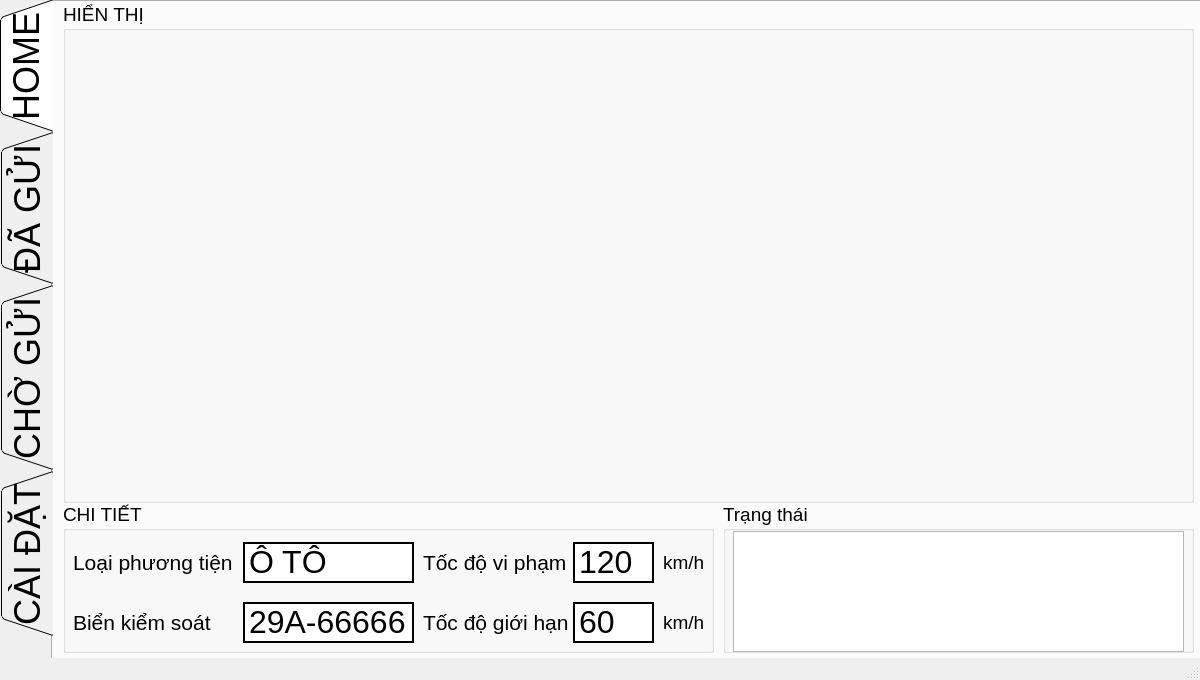
<?xml version="1.0" encoding="UTF-8"?>
<ui version="4.0">
 <class>MainWindow</class>
 <widget class="QMainWindow" name="MainWindow">
  <property name="geometry">
   <rect>
    <x>0</x>
    <y>0</y>
    <width>1200</width>
    <height>680</height>
   </rect>
  </property>
  <property name="minimumSize">
   <size>
    <width>1200</width>
    <height>680</height>
   </size>
  </property>
  <property name="maximumSize">
   <size>
    <width>1200</width>
    <height>680</height>
   </size>
  </property>
  <property name="windowTitle">
   <string>SPEED GUN</string>
  </property>
  <widget class="QWidget" name="centralwidget">
   <widget class="QTabWidget" name="tabWidget">
    <property name="geometry">
     <rect>
      <x>0</x>
      <y>0</y>
      <width>1201</width>
      <height>661</height>
     </rect>
    </property>
    <property name="sizePolicy">
     <sizepolicy hsizetype="Maximum" vsizetype="Expanding">
      <horstretch>0</horstretch>
      <verstretch>0</verstretch>
     </sizepolicy>
    </property>
    <property name="font">
     <font>
      <family>MS Shell Dlg 2</family>
      <pointsize>27</pointsize>
      <weight>50</weight>
      <italic>false</italic>
      <bold>false</bold>
      <underline>false</underline>
      <strikeout>false</strikeout>
      <stylestrategy>PreferDefault</stylestrategy>
      <kerning>true</kerning>
     </font>
    </property>
    <property name="cursor">
     <cursorShape>ArrowCursor</cursorShape>
    </property>
    <property name="tabletTracking">
     <bool>false</bool>
    </property>
    <property name="focusPolicy">
     <enum>Qt::TabFocus</enum>
    </property>
    <property name="contextMenuPolicy">
     <enum>Qt::ActionsContextMenu</enum>
    </property>
    <property name="acceptDrops">
     <bool>false</bool>
    </property>
    <property name="layoutDirection">
     <enum>Qt::RightToLeft</enum>
    </property>
    <property name="autoFillBackground">
     <bool>false</bool>
    </property>
    <property name="locale">
     <locale language="Estonian" country="Estonia"/>
    </property>
    <property name="tabPosition">
     <enum>QTabWidget::West</enum>
    </property>
    <property name="tabShape">
     <enum>QTabWidget::Triangular</enum>
    </property>
    <property name="currentIndex">
     <number>0</number>
    </property>
    <property name="iconSize">
     <size>
      <width>16</width>
      <height>16</height>
     </size>
    </property>
    <property name="elideMode">
     <enum>Qt::ElideRight</enum>
    </property>
    <property name="documentMode">
     <bool>false</bool>
    </property>
    <property name="tabsClosable">
     <bool>false</bool>
    </property>
    <property name="movable">
     <bool>false</bool>
    </property>
    <property name="tabBarAutoHide">
     <bool>false</bool>
    </property>
    <widget class="QWidget" name="tab_view">
     <attribute name="title">
      <string>HOME</string>
     </attribute>
     <widget class="QGroupBox" name="groupBox">
      <property name="geometry">
       <rect>
        <x>10</x>
        <y>0</y>
        <width>1131</width>
        <height>501</height>
       </rect>
      </property>
      <property name="font">
       <font>
        <family>Arial</family>
        <pointsize>14</pointsize>
        <weight>50</weight>
        <italic>false</italic>
        <bold>false</bold>
        <underline>false</underline>
        <strikeout>false</strikeout>
        <stylestrategy>PreferDefault</stylestrategy>
        <kerning>true</kerning>
       </font>
      </property>
      <property name="layoutDirection">
       <enum>Qt::LeftToRight</enum>
      </property>
      <property name="title">
       <string>HIỂN THỊ</string>
      </property>
      <widget class="QLabel" name="lbl_display">
       <property name="geometry">
        <rect>
         <x>0</x>
         <y>30</y>
         <width>841</width>
         <height>471</height>
        </rect>
       </property>
       <property name="font">
        <font>
         <family>Arial</family>
         <pointsize>10</pointsize>
         <weight>50</weight>
         <italic>false</italic>
         <bold>false</bold>
         <underline>false</underline>
         <strikeout>false</strikeout>
         <stylestrategy>PreferDefault</stylestrategy>
         <kerning>true</kerning>
        </font>
       </property>
       <property name="text">
        <string/>
       </property>
       <property name="alignment">
        <set>Qt::AlignCenter</set>
       </property>
      </widget>
      <widget class="QLabel" name="lbl_map">
       <property name="geometry">
        <rect>
         <x>840</x>
         <y>30</y>
         <width>291</width>
         <height>471</height>
        </rect>
       </property>
       <property name="font">
        <font>
         <family>Arial</family>
         <pointsize>10</pointsize>
         <weight>50</weight>
         <italic>false</italic>
         <bold>false</bold>
         <underline>false</underline>
         <strikeout>false</strikeout>
         <stylestrategy>PreferDefault</stylestrategy>
         <kerning>true</kerning>
        </font>
       </property>
       <property name="text">
        <string/>
       </property>
       <property name="alignment">
        <set>Qt::AlignCenter</set>
       </property>
      </widget>
     </widget>
     <widget class="QGroupBox" name="groupBox_2">
      <property name="geometry">
       <rect>
        <x>10</x>
        <y>500</y>
        <width>651</width>
        <height>151</height>
       </rect>
      </property>
      <property name="font">
       <font>
        <family>Arial</family>
        <pointsize>14</pointsize>
        <weight>50</weight>
        <italic>false</italic>
        <bold>false</bold>
        <underline>false</underline>
        <strikeout>false</strikeout>
        <stylestrategy>PreferDefault</stylestrategy>
        <kerning>true</kerning>
       </font>
      </property>
      <property name="layoutDirection">
       <enum>Qt::LeftToRight</enum>
      </property>
      <property name="title">
       <string>CHI TIẾT</string>
      </property>
      <widget class="QLabel" name="label">
       <property name="geometry">
        <rect>
         <x>10</x>
         <y>40</y>
         <width>161</width>
         <height>41</height>
        </rect>
       </property>
       <property name="font">
        <font>
         <family>Arial</family>
         <pointsize>16</pointsize>
         <weight>50</weight>
         <italic>false</italic>
         <bold>false</bold>
         <underline>false</underline>
         <strikeout>false</strikeout>
         <stylestrategy>PreferDefault</stylestrategy>
         <kerning>true</kerning>
        </font>
       </property>
       <property name="text">
        <string>Loại phương tiện</string>
       </property>
      </widget>
      <widget class="QLabel" name="label_2">
       <property name="geometry">
        <rect>
         <x>10</x>
         <y>100</y>
         <width>151</width>
         <height>41</height>
        </rect>
       </property>
       <property name="font">
        <font>
         <family>Arial</family>
         <pointsize>16</pointsize>
         <weight>50</weight>
         <italic>false</italic>
         <bold>false</bold>
         <underline>false</underline>
         <strikeout>false</strikeout>
         <stylestrategy>PreferDefault</stylestrategy>
         <kerning>true</kerning>
        </font>
       </property>
       <property name="text">
        <string>Biển kiểm soát</string>
       </property>
      </widget>
      <widget class="QLabel" name="label_3">
       <property name="geometry">
        <rect>
         <x>360</x>
         <y>100</y>
         <width>151</width>
         <height>41</height>
        </rect>
       </property>
       <property name="font">
        <font>
         <family>Arial</family>
         <pointsize>16</pointsize>
         <weight>50</weight>
         <italic>false</italic>
         <bold>false</bold>
         <underline>false</underline>
         <strikeout>false</strikeout>
         <stylestrategy>PreferDefault</stylestrategy>
         <kerning>true</kerning>
        </font>
       </property>
       <property name="text">
        <string>Tốc độ giới hạn</string>
       </property>
      </widget>
      <widget class="QLabel" name="label_4">
       <property name="geometry">
        <rect>
         <x>360</x>
         <y>40</y>
         <width>151</width>
         <height>41</height>
        </rect>
       </property>
       <property name="font">
        <font>
         <family>Arial</family>
         <pointsize>16</pointsize>
         <weight>50</weight>
         <italic>false</italic>
         <bold>false</bold>
         <underline>false</underline>
         <strikeout>false</strikeout>
         <stylestrategy>PreferDefault</stylestrategy>
         <kerning>true</kerning>
        </font>
       </property>
       <property name="text">
        <string>Tốc độ vi phạm</string>
       </property>
      </widget>
      <widget class="QLabel" name="label_5">
       <property name="geometry">
        <rect>
         <x>600</x>
         <y>40</y>
         <width>51</width>
         <height>41</height>
        </rect>
       </property>
       <property name="font">
        <font>
         <family>Arial</family>
         <pointsize>14</pointsize>
         <weight>50</weight>
         <italic>false</italic>
         <bold>false</bold>
         <underline>false</underline>
         <strikeout>false</strikeout>
         <stylestrategy>PreferDefault</stylestrategy>
         <kerning>true</kerning>
        </font>
       </property>
       <property name="text">
        <string>km/h</string>
       </property>
      </widget>
      <widget class="QLabel" name="label_6">
       <property name="geometry">
        <rect>
         <x>600</x>
         <y>100</y>
         <width>51</width>
         <height>41</height>
        </rect>
       </property>
       <property name="font">
        <font>
         <family>Arial</family>
         <pointsize>14</pointsize>
         <weight>50</weight>
         <italic>false</italic>
         <bold>false</bold>
         <underline>false</underline>
         <strikeout>false</strikeout>
         <stylestrategy>PreferDefault</stylestrategy>
         <kerning>true</kerning>
        </font>
       </property>
       <property name="text">
        <string>km/h</string>
       </property>
      </widget>
      <widget class="QTextEdit" name="te_vehicle">
       <property name="geometry">
        <rect>
         <x>180</x>
         <y>40</y>
         <width>171</width>
         <height>41</height>
        </rect>
       </property>
       <property name="frameShape">
        <enum>QFrame::WinPanel</enum>
       </property>
       <property name="frameShadow">
        <enum>QFrame::Plain</enum>
       </property>
       <property name="verticalScrollBarPolicy">
        <enum>Qt::ScrollBarAlwaysOff</enum>
       </property>
       <property name="horizontalScrollBarPolicy">
        <enum>Qt::ScrollBarAlwaysOff</enum>
       </property>
       <property name="readOnly">
        <bool>true</bool>
       </property>
       <property name="html">
        <string>&lt;!DOCTYPE HTML PUBLIC &quot;-//W3C//DTD HTML 4.0//EN&quot; &quot;http://www.w3.org/TR/REC-html40/strict.dtd&quot;&gt;
&lt;html&gt;&lt;head&gt;&lt;meta name=&quot;qrichtext&quot; content=&quot;1&quot; /&gt;&lt;style type=&quot;text/css&quot;&gt;
p, li { white-space: pre-wrap; }
&lt;/style&gt;&lt;/head&gt;&lt;body style=&quot; font-family:'Arial','MS Shell Dlg 2'; font-size:14pt; font-weight:400; font-style:normal;&quot;&gt;
&lt;p style=&quot; margin-top:0px; margin-bottom:0px; margin-left:0px; margin-right:0px; -qt-block-indent:0; text-indent:0px;&quot;&gt;&lt;span style=&quot; font-family:'Arial'; font-size:24pt;&quot;&gt;Ô TÔ&lt;/span&gt;&lt;/p&gt;&lt;/body&gt;&lt;/html&gt;</string>
       </property>
      </widget>
      <widget class="QTextEdit" name="te_licensePlate">
       <property name="geometry">
        <rect>
         <x>180</x>
         <y>100</y>
         <width>171</width>
         <height>41</height>
        </rect>
       </property>
       <property name="frameShape">
        <enum>QFrame::WinPanel</enum>
       </property>
       <property name="frameShadow">
        <enum>QFrame::Plain</enum>
       </property>
       <property name="verticalScrollBarPolicy">
        <enum>Qt::ScrollBarAlwaysOff</enum>
       </property>
       <property name="horizontalScrollBarPolicy">
        <enum>Qt::ScrollBarAlwaysOff</enum>
       </property>
       <property name="sizeAdjustPolicy">
        <enum>QAbstractScrollArea::AdjustToContentsOnFirstShow</enum>
       </property>
       <property name="readOnly">
        <bool>true</bool>
       </property>
       <property name="html">
        <string>&lt;!DOCTYPE HTML PUBLIC &quot;-//W3C//DTD HTML 4.0//EN&quot; &quot;http://www.w3.org/TR/REC-html40/strict.dtd&quot;&gt;
&lt;html&gt;&lt;head&gt;&lt;meta name=&quot;qrichtext&quot; content=&quot;1&quot; /&gt;&lt;style type=&quot;text/css&quot;&gt;
p, li { white-space: pre-wrap; }
&lt;/style&gt;&lt;/head&gt;&lt;body style=&quot; font-family:'Arial','MS Shell Dlg 2'; font-size:14pt; font-weight:400; font-style:normal;&quot;&gt;
&lt;p style=&quot; margin-top:0px; margin-bottom:0px; margin-left:0px; margin-right:0px; -qt-block-indent:0; text-indent:0px;&quot;&gt;&lt;span style=&quot; font-family:'Arial'; font-size:24pt;&quot;&gt;29A-66666&lt;/span&gt;&lt;/p&gt;&lt;/body&gt;&lt;/html&gt;</string>
       </property>
      </widget>
      <widget class="QTextEdit" name="te_speed">
       <property name="geometry">
        <rect>
         <x>510</x>
         <y>40</y>
         <width>81</width>
         <height>41</height>
        </rect>
       </property>
       <property name="layoutDirection">
        <enum>Qt::LeftToRight</enum>
       </property>
       <property name="frameShape">
        <enum>QFrame::WinPanel</enum>
       </property>
       <property name="frameShadow">
        <enum>QFrame::Plain</enum>
       </property>
       <property name="verticalScrollBarPolicy">
        <enum>Qt::ScrollBarAlwaysOff</enum>
       </property>
       <property name="horizontalScrollBarPolicy">
        <enum>Qt::ScrollBarAlwaysOff</enum>
       </property>
       <property name="readOnly">
        <bool>true</bool>
       </property>
       <property name="html">
        <string>&lt;!DOCTYPE HTML PUBLIC &quot;-//W3C//DTD HTML 4.0//EN&quot; &quot;http://www.w3.org/TR/REC-html40/strict.dtd&quot;&gt;
&lt;html&gt;&lt;head&gt;&lt;meta name=&quot;qrichtext&quot; content=&quot;1&quot; /&gt;&lt;style type=&quot;text/css&quot;&gt;
p, li { white-space: pre-wrap; }
&lt;/style&gt;&lt;/head&gt;&lt;body style=&quot; font-family:'Arial','MS Shell Dlg 2'; font-size:14pt; font-weight:400; font-style:normal;&quot;&gt;
&lt;p style=&quot; margin-top:0px; margin-bottom:0px; margin-left:0px; margin-right:0px; -qt-block-indent:0; text-indent:0px;&quot;&gt;&lt;span style=&quot; font-family:'MS Shell Dlg 2'; font-size:24pt;&quot;&gt;120&lt;/span&gt;&lt;/p&gt;&lt;/body&gt;&lt;/html&gt;</string>
       </property>
      </widget>
      <widget class="QTextEdit" name="te_speedLimit">
       <property name="geometry">
        <rect>
         <x>510</x>
         <y>100</y>
         <width>81</width>
         <height>41</height>
        </rect>
       </property>
       <property name="font">
        <font>
         <family>Arial</family>
         <pointsize>12</pointsize>
         <weight>50</weight>
         <italic>false</italic>
         <bold>false</bold>
         <underline>false</underline>
         <strikeout>false</strikeout>
         <stylestrategy>PreferDefault</stylestrategy>
         <kerning>true</kerning>
        </font>
       </property>
       <property name="frameShape">
        <enum>QFrame::WinPanel</enum>
       </property>
       <property name="frameShadow">
        <enum>QFrame::Plain</enum>
       </property>
       <property name="verticalScrollBarPolicy">
        <enum>Qt::ScrollBarAlwaysOff</enum>
       </property>
       <property name="horizontalScrollBarPolicy">
        <enum>Qt::ScrollBarAlwaysOff</enum>
       </property>
       <property name="readOnly">
        <bool>true</bool>
       </property>
       <property name="html">
        <string>&lt;!DOCTYPE HTML PUBLIC &quot;-//W3C//DTD HTML 4.0//EN&quot; &quot;http://www.w3.org/TR/REC-html40/strict.dtd&quot;&gt;
&lt;html&gt;&lt;head&gt;&lt;meta name=&quot;qrichtext&quot; content=&quot;1&quot; /&gt;&lt;style type=&quot;text/css&quot;&gt;
p, li { white-space: pre-wrap; }
&lt;/style&gt;&lt;/head&gt;&lt;body style=&quot; font-family:'Arial','MS Shell Dlg 2'; font-size:12pt; font-weight:400; font-style:normal;&quot;&gt;
&lt;p style=&quot; margin-top:0px; margin-bottom:0px; margin-left:0px; margin-right:0px; -qt-block-indent:0; text-indent:0px;&quot;&gt;&lt;span style=&quot; font-family:'MS Shell Dlg 2'; font-size:24pt;&quot;&gt;60&lt;/span&gt;&lt;/p&gt;&lt;/body&gt;&lt;/html&gt;</string>
       </property>
      </widget>
     </widget>
     <widget class="QGroupBox" name="groupBox_6">
      <property name="geometry">
       <rect>
        <x>670</x>
        <y>500</y>
        <width>471</width>
        <height>151</height>
       </rect>
      </property>
      <property name="font">
       <font>
        <family>MS Shell Dlg 2</family>
        <pointsize>14</pointsize>
        <weight>50</weight>
        <italic>false</italic>
        <bold>false</bold>
        <underline>false</underline>
        <strikeout>false</strikeout>
        <stylestrategy>PreferDefault</stylestrategy>
        <kerning>true</kerning>
       </font>
      </property>
      <property name="layoutDirection">
       <enum>Qt::LeftToRight</enum>
      </property>
      <property name="title">
       <string>Trạng thái</string>
      </property>
      <widget class="QPlainTextEdit" name="te_status">
       <property name="geometry">
        <rect>
         <x>10</x>
         <y>29</y>
         <width>451</width>
         <height>121</height>
        </rect>
       </property>
       <property name="font">
        <font>
         <family>MS Shell Dlg 2</family>
         <pointsize>12</pointsize>
         <weight>50</weight>
         <italic>false</italic>
         <bold>false</bold>
         <underline>false</underline>
         <strikeout>false</strikeout>
         <stylestrategy>PreferDefault</stylestrategy>
         <kerning>true</kerning>
        </font>
       </property>
       <property name="readOnly">
        <bool>true</bool>
       </property>
      </widget>
     </widget>
    </widget>
    <widget class="QWidget" name="tab_sent">
     <attribute name="title">
      <string>ĐÃ GỬI</string>
     </attribute>
    </widget>
    <widget class="QWidget" name="tab_pending">
     <attribute name="title">
      <string>CHỜ GỬI</string>
     </attribute>
    </widget>
    <widget class="QWidget" name="tab_setting">
     <attribute name="title">
      <string>CÀI ĐẶT</string>
     </attribute>
     <widget class="QGroupBox" name="groupBox_3">
      <property name="geometry">
       <rect>
        <x>0</x>
        <y>450</y>
        <width>321</width>
        <height>201</height>
       </rect>
      </property>
      <property name="font">
       <font>
        <family>MS Shell Dlg 2</family>
        <pointsize>14</pointsize>
        <weight>50</weight>
        <italic>false</italic>
        <bold>false</bold>
        <underline>false</underline>
        <strikeout>false</strikeout>
        <stylestrategy>PreferDefault</stylestrategy>
        <kerning>true</kerning>
       </font>
      </property>
      <property name="title">
       <string>Chức năng</string>
      </property>
      <property name="alignment">
       <set>Qt::AlignRight|Qt::AlignTrailing|Qt::AlignVCenter</set>
      </property>
      <widget class="QPushButton" name="btn_getMap">
       <property name="geometry">
        <rect>
         <x>20</x>
         <y>50</y>
         <width>281</width>
         <height>51</height>
        </rect>
       </property>
       <property name="font">
        <font>
         <family>MS Shell Dlg 2</family>
         <pointsize>16</pointsize>
         <weight>50</weight>
         <italic>false</italic>
         <bold>false</bold>
         <underline>false</underline>
         <strikeout>false</strikeout>
         <stylestrategy>PreferDefault</stylestrategy>
         <kerning>true</kerning>
        </font>
       </property>
       <property name="text">
        <string>Lấy ảnh bản đồ</string>
       </property>
      </widget>
      <widget class="QPushButton" name="btn_closeApp">
       <property name="geometry">
        <rect>
         <x>20</x>
         <y>130</y>
         <width>281</width>
         <height>51</height>
        </rect>
       </property>
       <property name="font">
        <font>
         <family>MS Shell Dlg 2</family>
         <pointsize>16</pointsize>
         <weight>50</weight>
         <italic>false</italic>
         <bold>false</bold>
         <underline>false</underline>
         <strikeout>false</strikeout>
         <stylestrategy>PreferDefault</stylestrategy>
         <kerning>true</kerning>
        </font>
       </property>
       <property name="text">
        <string>Đóng ứng dụng</string>
       </property>
      </widget>
     </widget>
     <widget class="QGroupBox" name="groupBox_4">
      <property name="geometry">
       <rect>
        <x>0</x>
        <y>0</y>
        <width>321</width>
        <height>451</height>
       </rect>
      </property>
      <property name="font">
       <font>
        <family>MS Shell Dlg 2</family>
        <pointsize>14</pointsize>
        <weight>50</weight>
        <italic>false</italic>
        <bold>false</bold>
        <underline>false</underline>
        <strikeout>false</strikeout>
        <stylestrategy>PreferDefault</stylestrategy>
        <kerning>true</kerning>
       </font>
      </property>
      <property name="title">
       <string>Trạng thái</string>
      </property>
      <property name="alignment">
       <set>Qt::AlignRight|Qt::AlignTrailing|Qt::AlignVCenter</set>
      </property>
      <widget class="QLabel" name="label_7">
       <property name="geometry">
        <rect>
         <x>20</x>
         <y>40</y>
         <width>151</width>
         <height>41</height>
        </rect>
       </property>
       <property name="text">
        <string>Internet 4G</string>
       </property>
      </widget>
      <widget class="QLabel" name="label_8">
       <property name="geometry">
        <rect>
         <x>20</x>
         <y>100</y>
         <width>151</width>
         <height>41</height>
        </rect>
       </property>
       <property name="text">
        <string>Định vị GPS</string>
       </property>
      </widget>
      <widget class="QTextEdit" name="te_4GStatus">
       <property name="geometry">
        <rect>
         <x>170</x>
         <y>40</y>
         <width>131</width>
         <height>41</height>
        </rect>
       </property>
       <property name="font">
        <font>
         <family>MS Shell Dlg 2</family>
         <pointsize>14</pointsize>
         <weight>50</weight>
         <italic>false</italic>
         <bold>false</bold>
         <underline>false</underline>
         <strikeout>false</strikeout>
         <stylestrategy>PreferDefault</stylestrategy>
         <kerning>true</kerning>
        </font>
       </property>
       <property name="verticalScrollBarPolicy">
        <enum>Qt::ScrollBarAlwaysOff</enum>
       </property>
       <property name="horizontalScrollBarPolicy">
        <enum>Qt::ScrollBarAlwaysOff</enum>
       </property>
       <property name="readOnly">
        <bool>true</bool>
       </property>
      </widget>
      <widget class="QTextEdit" name="te_GpsStatus">
       <property name="geometry">
        <rect>
         <x>170</x>
         <y>100</y>
         <width>131</width>
         <height>41</height>
        </rect>
       </property>
       <property name="font">
        <font>
         <family>MS Shell Dlg 2</family>
         <pointsize>14</pointsize>
         <weight>50</weight>
         <italic>false</italic>
         <bold>false</bold>
         <underline>false</underline>
         <strikeout>false</strikeout>
         <stylestrategy>PreferDefault</stylestrategy>
         <kerning>true</kerning>
        </font>
       </property>
       <property name="verticalScrollBarPolicy">
        <enum>Qt::ScrollBarAlwaysOff</enum>
       </property>
       <property name="horizontalScrollBarPolicy">
        <enum>Qt::ScrollBarAlwaysOff</enum>
       </property>
       <property name="readOnly">
        <bool>true</bool>
       </property>
      </widget>
      <widget class="QPushButton" name="btn_checkService">
       <property name="geometry">
        <rect>
         <x>20</x>
         <y>170</y>
         <width>281</width>
         <height>51</height>
        </rect>
       </property>
       <property name="font">
        <font>
         <family>MS Shell Dlg 2</family>
         <pointsize>16</pointsize>
         <weight>50</weight>
         <italic>false</italic>
         <bold>false</bold>
         <underline>false</underline>
         <strikeout>false</strikeout>
         <stylestrategy>PreferDefault</stylestrategy>
         <kerning>true</kerning>
        </font>
       </property>
       <property name="text">
        <string>Kiểm tra service</string>
       </property>
      </widget>
      <widget class="QPushButton" name="btn_restart4GService">
       <property name="geometry">
        <rect>
         <x>20</x>
         <y>240</y>
         <width>281</width>
         <height>51</height>
        </rect>
       </property>
       <property name="font">
        <font>
         <family>MS Shell Dlg 2</family>
         <pointsize>16</pointsize>
         <weight>50</weight>
         <italic>false</italic>
         <bold>false</bold>
         <underline>false</underline>
         <strikeout>false</strikeout>
         <stylestrategy>PreferDefault</stylestrategy>
         <kerning>true</kerning>
        </font>
       </property>
       <property name="text">
        <string>Restart 4G service</string>
       </property>
      </widget>
      <widget class="QPushButton" name="btn_restartGpsService">
       <property name="geometry">
        <rect>
         <x>20</x>
         <y>310</y>
         <width>281</width>
         <height>51</height>
        </rect>
       </property>
       <property name="font">
        <font>
         <family>MS Shell Dlg 2</family>
         <pointsize>16</pointsize>
         <weight>50</weight>
         <italic>false</italic>
         <bold>false</bold>
         <underline>false</underline>
         <strikeout>false</strikeout>
         <stylestrategy>PreferDefault</stylestrategy>
         <kerning>true</kerning>
        </font>
       </property>
       <property name="text">
        <string>Restart GPS service</string>
       </property>
      </widget>
     </widget>
     <widget class="QGroupBox" name="groupBox_5">
      <property name="geometry">
       <rect>
        <x>330</x>
        <y>0</y>
        <width>801</width>
        <height>651</height>
       </rect>
      </property>
      <property name="font">
       <font>
        <family>MS Shell Dlg 2</family>
        <pointsize>14</pointsize>
        <weight>50</weight>
        <italic>false</italic>
        <bold>false</bold>
        <underline>false</underline>
        <strikeout>false</strikeout>
        <stylestrategy>PreferDefault</stylestrategy>
        <kerning>true</kerning>
       </font>
      </property>
      <property name="title">
       <string>Cấu hình</string>
      </property>
      <property name="alignment">
       <set>Qt::AlignRight|Qt::AlignTrailing|Qt::AlignVCenter</set>
      </property>
      <widget class="QTextEdit" name="te_deviceID">
       <property name="geometry">
        <rect>
         <x>180</x>
         <y>40</y>
         <width>611</width>
         <height>61</height>
        </rect>
       </property>
      </widget>
      <widget class="QLabel" name="label_11">
       <property name="geometry">
        <rect>
         <x>10</x>
         <y>50</y>
         <width>111</width>
         <height>41</height>
        </rect>
       </property>
       <property name="text">
        <string>Mã thiết bị</string>
       </property>
      </widget>
      <widget class="QTextEdit" name="te_department">
       <property name="geometry">
        <rect>
         <x>180</x>
         <y>120</y>
         <width>611</width>
         <height>61</height>
        </rect>
       </property>
      </widget>
      <widget class="QLabel" name="label_16">
       <property name="geometry">
        <rect>
         <x>10</x>
         <y>130</y>
         <width>161</width>
         <height>41</height>
        </rect>
       </property>
       <property name="text">
        <string>Đơn vị vận hành</string>
       </property>
      </widget>
     </widget>
    </widget>
   </widget>
  </widget>
  <widget class="QStatusBar" name="statusbar"/>
 </widget>
 <resources/>
 <connections/>
</ui>
